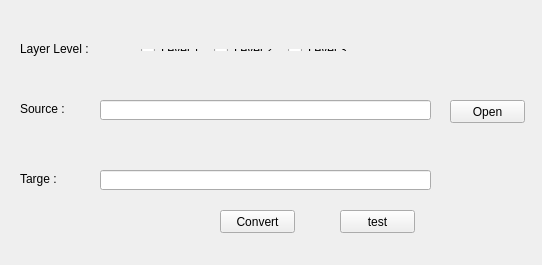
<?xml version="1.0" encoding="UTF-8"?>
<ui version="4.0">
 <class>RKSIParserClass</class>
 <widget class="QWidget" name="RKSIParserClass">
  <property name="geometry">
   <rect>
    <x>0</x>
    <y>0</y>
    <width>542</width>
    <height>265</height>
   </rect>
  </property>
  <property name="windowTitle">
   <string>RKSIParser</string>
  </property>
  <widget class="QPushButton" name="btnFilePath">
   <property name="geometry">
    <rect>
     <x>450</x>
     <y>100</y>
     <width>75</width>
     <height>23</height>
    </rect>
   </property>
   <property name="text">
    <string>Open</string>
   </property>
  </widget>
  <widget class="QPushButton" name="btnConvert">
   <property name="geometry">
    <rect>
     <x>220</x>
     <y>210</y>
     <width>75</width>
     <height>23</height>
    </rect>
   </property>
   <property name="text">
    <string>Convert</string>
   </property>
  </widget>
  <widget class="QLineEdit" name="txtSource">
   <property name="geometry">
    <rect>
     <x>100</x>
     <y>100</y>
     <width>331</width>
     <height>20</height>
    </rect>
   </property>
   <property name="sizePolicy">
    <sizepolicy hsizetype="Fixed" vsizetype="Fixed">
     <horstretch>0</horstretch>
     <verstretch>0</verstretch>
    </sizepolicy>
   </property>
  </widget>
  <widget class="QLineEdit" name="txtTarget">
   <property name="geometry">
    <rect>
     <x>100</x>
     <y>170</y>
     <width>331</width>
     <height>20</height>
    </rect>
   </property>
  </widget>
  <widget class="QLabel" name="label">
   <property name="geometry">
    <rect>
     <x>20</x>
     <y>100</y>
     <width>60</width>
     <height>17</height>
    </rect>
   </property>
   <property name="text">
    <string>Source :</string>
   </property>
  </widget>
  <widget class="QLabel" name="label_2">
   <property name="geometry">
    <rect>
     <x>20</x>
     <y>170</y>
     <width>60</width>
     <height>17</height>
    </rect>
   </property>
   <property name="text">
    <string>Targe :</string>
   </property>
  </widget>
  <widget class="QLabel" name="label_3">
   <property name="geometry">
    <rect>
     <x>20</x>
     <y>40</y>
     <width>111</width>
     <height>17</height>
    </rect>
   </property>
   <property name="text">
    <string>Layer Level :</string>
   </property>
  </widget>
  <widget class="QWidget" name="layoutWidget">
   <property name="geometry">
    <rect>
     <x>130</x>
     <y>38</y>
     <width>236</width>
     <height>24</height>
    </rect>
   </property>
   <layout class="QHBoxLayout" name="horizontalLayout">
    <item>
     <widget class="QRadioButton" name="rdoLevel_1">
      <property name="text">
       <string>Level 1</string>
      </property>
     </widget>
    </item>
    <item>
     <widget class="QRadioButton" name="rdoLevel_2">
      <property name="text">
       <string>Level 2</string>
      </property>
     </widget>
    </item>
    <item>
     <widget class="QRadioButton" name="rdoLevel_3">
      <property name="text">
       <string>Level 3</string>
      </property>
     </widget>
    </item>
   </layout>
  </widget>
  <widget class="QPushButton" name="btnTest">
   <property name="geometry">
    <rect>
     <x>340</x>
     <y>210</y>
     <width>75</width>
     <height>23</height>
    </rect>
   </property>
   <property name="text">
    <string>test</string>
   </property>
  </widget>
 </widget>
 <layoutdefault spacing="6" margin="11"/>
 <resources/>
 <connections/>
</ui>
